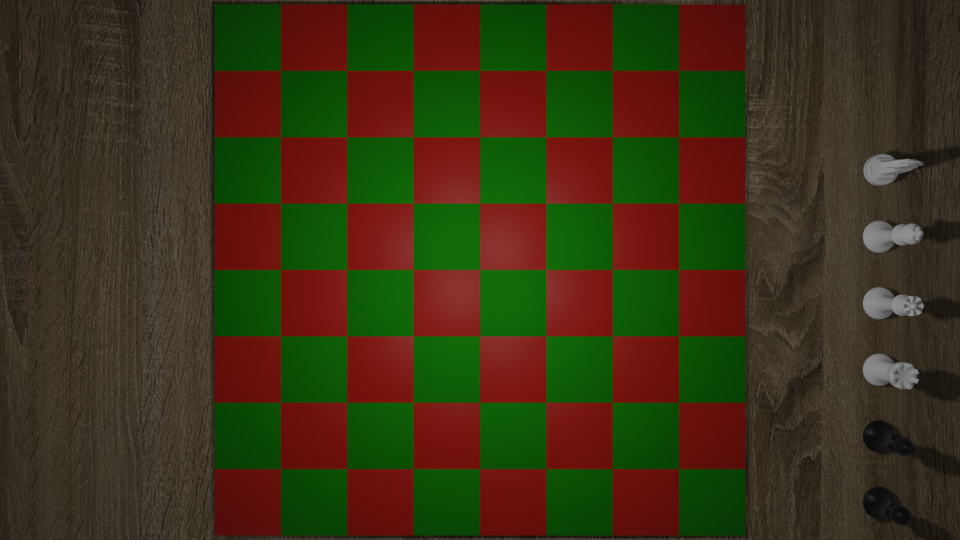
%> input picture betavision/testpic/taulell.png, 1920 x 1080 px (shown at 1/2 size)
$ octave random_code_I_found.m   (GNU Octave 9; MATLAB toolbox functions it lacks are replaced by stand-ins)
%> lines starting %> are read from the running program, lines starting %| are printed output that depends on the picture
clc;    % Clear the command window.
close all;  % Close all figures (except those of imtool.)
clear;  % Erase all existing variables. Or clearvars if you want.
workspace;  % Make sure the workspace panel is showing.
format long g;
format compact;
fontSize = 15;
%===============================================================================
% Get the name of the image the user wants to use.
baseFileName = 'taulell.png'; % Assign the one on the button that they clicked on.
% Get the full filename, with path prepended.
folder = 'testpic'; % Determine where demo folder is (works with all versions).
fullFileName = fullfile(folder, baseFileName);
%===============================================================================
% Read in a demo image.
grayImage = imread(fullFileName);
%> grayImage is the input picture: size 1080x1920x3 uint8; mean R, G, B 59.8, 50.4, 22.9
% Get the dimensions of the image.
% numberOfColorChannels should be = 1 for a gray scale image, and 3 for an RGB color image.
[rows, columns, numberOfColorChannels] = size(grayImage);
%> rows = 1080; columns = 1920; numberOfColorChannels = 3
if numberOfColorChannels > 1
  % It's not really gray scale like we expected - it's color.
  % Use weighted sum of ALL channels to create a gray scale image.
  grayImage = rgb2gray(grayImage);
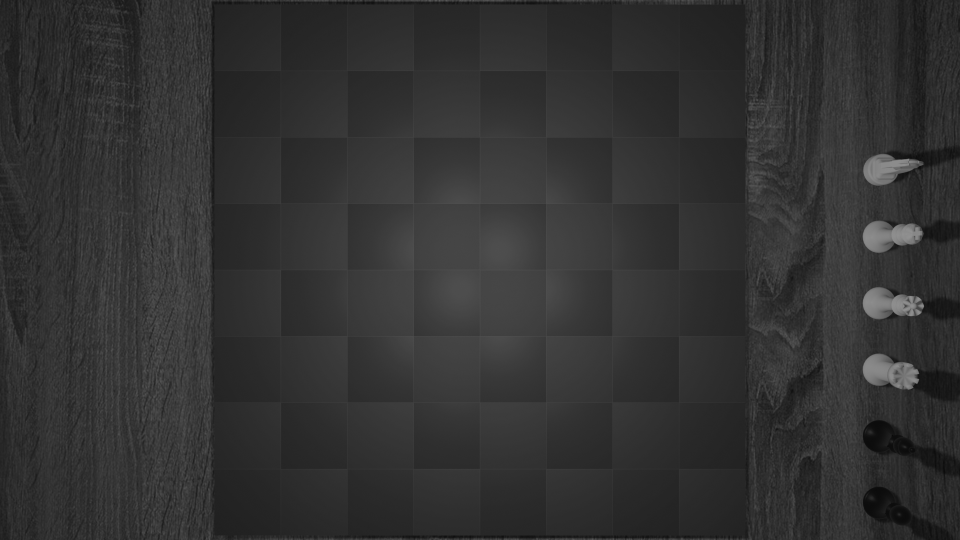
%> grayImage: size 1080x1920 uint8 (shown at 1/2 size); min 8, max 146, mean 50.1
  % ALTERNATE METHOD: Convert it to gray scale by taking only the green channel,
  % which in a typical snapshot will be the least noisy channel.
  % grayImage = grayImage(:, :, 2); % Take green channel.
end
% Display the image.
figure;
imshow(grayImage, []);
axis on;
caption = sprintf('Original Gray Scale Image');
title(caption, 'FontSize', fontSize, 'Interpreter', 'None');
drawnow;
hp = impixelinfo();
% Set up figure properties:
% Enlarge figure to full screen.
set(gcf, 'Units', 'Normalized', 'OuterPosition', [0 0 1 1]);
% Get rid of tool bar and pulldown menus that are along top of figure.
set(gcf, 'Toolbar', 'none', 'Menu', 'none');
% Give a name to the title bar.
set(gcf, 'Name', 'Demo by ImageAnalyst', 'NumberTitle', 'Off')
hold on;
drawnow;
checkerBoardRows = round(linspace(14, 1268, 9));
checkerBoardColumns = round(linspace(11, 1257, 9));
for row = 1 : length(checkerBoardRows)
  thisRow = checkerBoardRows(row);
  line([thisRow, thisRow], [checkerBoardRows(1), checkerBoardRows(end)],...
    'Color', 'r', 'LineWidth', 2);
end
for col = 1 : length(checkerBoardColumns)
  thisCol = checkerBoardColumns(col);
  line([checkerBoardColumns(1), checkerBoardColumns(end)], [thisCol, thisCol],...
    'Color', 'r', 'LineWidth', 2);
end
figure;
plotNumber = 1;
% Now crop out 64 chunks.
for row = 1 : length(checkerBoardRows)-1
  row1 = checkerBoardRows(row);
  row2 = checkerBoardRows(row+1) - 1;
  for col = 1 : length(checkerBoardColumns)-1
    col1 = checkerBoardColumns(col);
    col2 = checkerBoardColumns(col+1) - 1;
    subplot(8, 8, plotNumber);
%> (the run ends here)

$ run again, with betavision/testpic/nf3.png copied over betavision/testpic/taulell.png
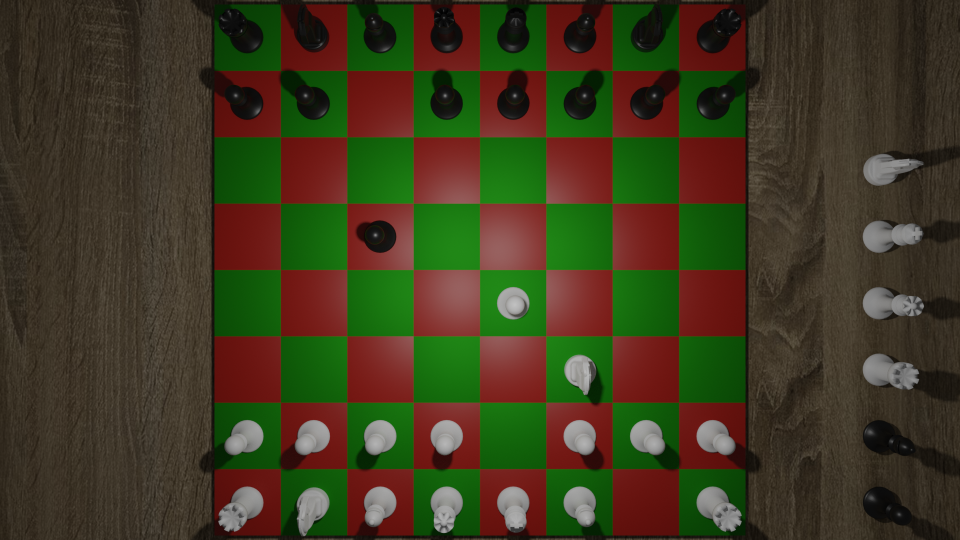
%> input picture betavision/testpic/nf3.png, 1920 x 1080 px (shown at 1/2 size)
%> grayImage is the input picture: size 1080x1920x3 uint8; mean R, G, B 63.5, 58.5, 31.9
%> `grayImage = rgb2gray(grayImage);`:
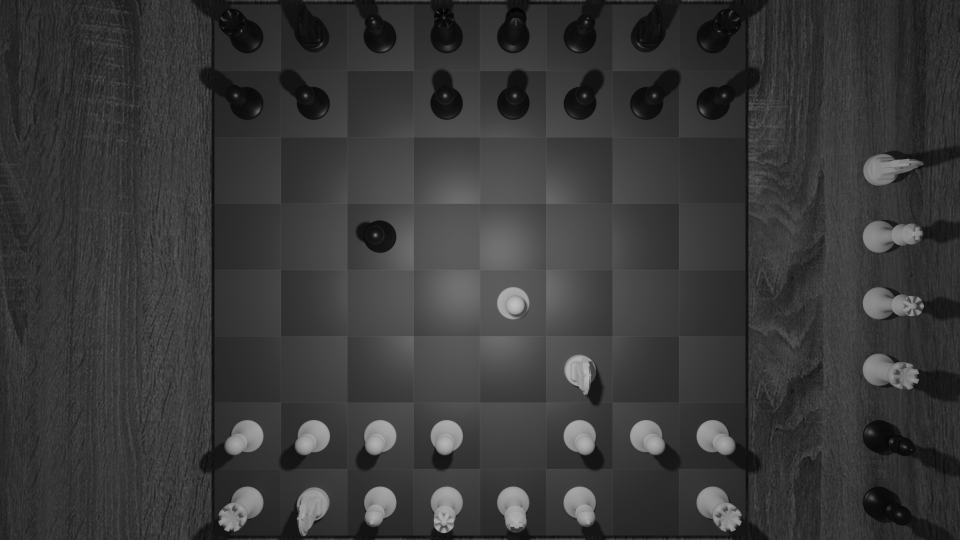
%> grayImage: size 1080x1920 uint8 (shown at 1/2 size); min 0, max 193, mean 56.9
